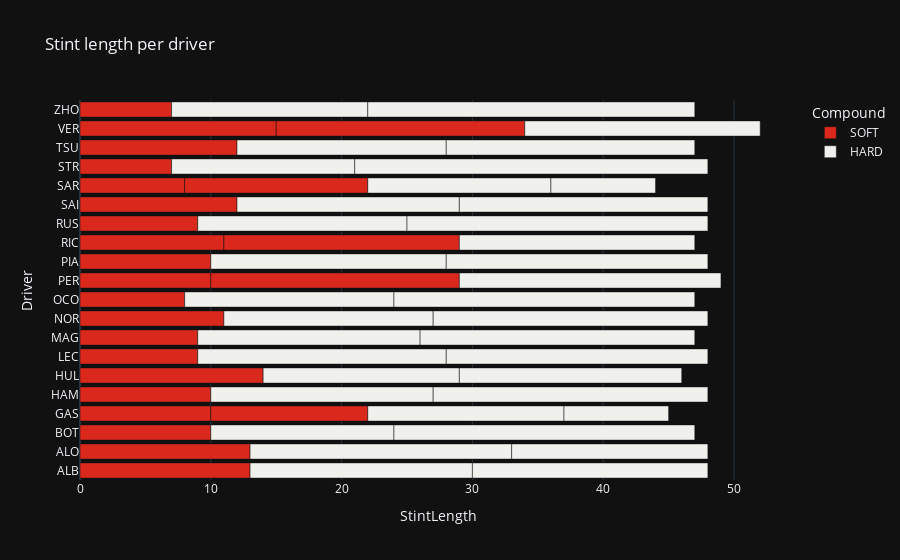

Write notebook code for a chart like this one.
### Code cell
# type of tyre per driver per lap (horizontal bar plot)
fig = px.bar(stints, x="StintLength", y="Driver", color="Compound", title="Stint length per driver", template="plotly_dark", color_discrete_map=compound_colors, orientation="h")
fig.update_yaxes(tickmode="linear")
fig

### Figure 1 — Plotly figure (JSON) as saved in the notebook; plotly's stock layout.template omitted (floating-point values rounded to 4 significant figures)
{"data": [{"alignmentgroup": "True", "hovertemplate": "Compound=SOFT<br>StintLength=%{x}<br>Driver=%{y}<extra></extra>", "legendgroup": "SOFT", "marker": {"color": "#da291c", "pattern": {"shape": ""}}, "name": "SOFT", "offsetgroup": "SOFT", "orientation": "h", "showlegend": true, "textposition": "auto", "type": "bar", "x": [13, 13, 10, 10, 12, 10, 14, 9, 9, 11, 8, 10, 19, 10, 11, 18, 9, 12, 8, 14, 7, 12, 15, 19, 7], "xaxis": "x", "y": ["ALB", "ALO", "BOT", "GAS", "GAS", "HAM", "HUL", "LEC", "MAG", "NOR", "OCO", "PER", "PER", "PIA", "RIC", "RIC", "RUS", "SAI", "SAR", "SAR", "STR", "TSU", "VER", "VER", "ZHO"], "yaxis": "y"}, {"alignmentgroup": "True", "hovertemplate": "Compound=HARD<br>StintLength=%{x}<br>Driver=%{y}<extra></extra>", "legendgroup": "HARD", "marker": {"color": "#f0f0ec", "pattern": {"shape": ""}}, "name": "HARD", "offsetgroup": "HARD", "orientation": "h", "showlegend": true, "textposition": "auto", "type": "bar", "x": [17, 18, 20, 15, 14, 23, 15, 8, 17, 21, 15, 17, 19, 20, 17, 21, 16, 21, 16, 23, 20, 18, 20, 18, 16, 23, 17, 19, 14, 8, 14, 27, 16, 19, 18, 15, 25], "xaxis": "x", "y": ["ALB", "ALB", "ALO", "ALO", "BOT", "BOT", "GAS", "GAS", "HAM", "HAM", "HUL", "HUL", "LEC", "LEC", "MAG", "MAG", "NOR", "NOR", "OCO", "OCO", "PER", "PIA", "PIA", "RIC", "RUS", "RUS", "SAI", "SAI", "SAR", "SAR", "STR", "STR", "TSU", "TSU", "VER", "ZHO", "ZHO"], "yaxis": "y"}], "layout": {"barmode": "relative", "legend": {"title": {"text": "Compound"}, "tracegroupgap": 0}, "title": {"text": "Stint length per driver"}, "xaxis": {"anchor": "y", "domain": [0, 1], "title": {"text": "StintLength"}}, "yaxis": {"anchor": "x", "domain": [0, 1], "tickmode": "linear", "title": {"text": "Driver"}}}}
